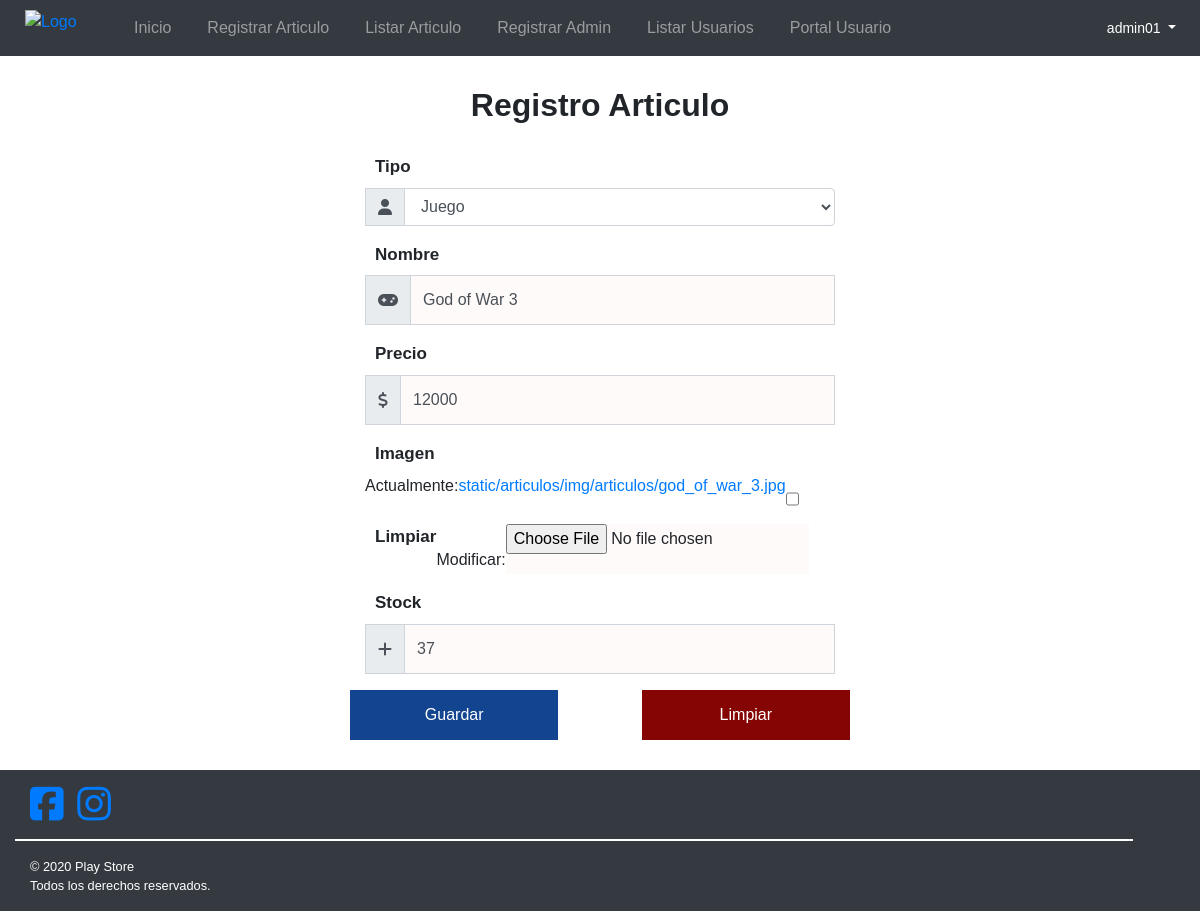
Page /articulos/articulo/modificar/3/ (signed in) on the committed database.
### articulos/models.py (models this page shows, shortened)
class Usuario(AbstractBaseUser):
    email= models.EmailField('Correo Electrónico', unique=True, max_length= 30)
    nombreUsuario = models.CharField('Nombre de usuario', max_length=100)
    telefono = models.CharField('Telefono', max_length=12)
    sexo = models.ForeignKey(Sexo, on_delete=models.CASCADE)
    edad = models.IntegerField()
    password = models.CharField(null=True, max_length=30)
    img = models.ImageField('Imagen de Perfil', upload_to='static/articulos/img/usuarios', null=True, blank=True)
    usuarioActivo = models.BooleanField(default=True)
    usuarioAdmin = models.BooleanField(default=False)
    objects = UsuarioManager()
    USERNAME_FIELD = 'email'
    REQUIRED_FIELDS = ['nombreUsuario', 'telefono', 'sexo', 'edad', 'password']
    @property
    def is_staff(self):
        return self.usuarioAdmin

class Articulo(models.Model):
    tipoArticulo = models.ForeignKey(Tipo_Articulo, on_delete=models.CASCADE)
    nombre = models.CharField(max_length=100)
    precio = models.IntegerField()
    img = models.ImageField(upload_to='static/articulos/img/articulos', null=True, blank=True)
    stock = models.IntegerField()
    class Meta:
        ordering=['nombre']

### articulos/views.py (the view, shortened to what this page needs)
# urls.py: path('articulo/modificar/<id>/', staff_member_required(views.modificarArticulo), name='articulo-modificar'),
def modificarArticulo(request, id):
    articulo = Articulo.objects.get(id=id)
    data ={
        'form':ArticuloForm(instance=articulo)
    }
    return render(request, 'articulos/registerArticulo.html', data)

### articulos/forms.py
class ArticuloForm(ModelForm):
    class Meta:
        model= Articulo
        fields = ['tipoArticulo','nombre','precio','img','stock']
        widgets= {
            'tipoArticulo': forms.Select(
                attrs={
                    'class':'form-control'
                }
            ),
            'nombre': forms.TextInput(
                attrs={
                    'class':'form-control'
                }
            ),
            'precio': forms.NumberInput(
                attrs={
                    'class':'form-control'
                }
            ),
            'stock': forms.NumberInput(
                attrs={
                    'class':'form-control'
                }
            )
        }

### articulos/models.py (called while the page is built)
    def __str__(self):
        return self.descripcion

### articulos/templates/articulos/registerArticulo.html (shortened to what this page needs)
{% extends "articulos/base_articulos.html" %} {% load static %} {% block title %}<title>Registro Articulos</title>{% endblock %} {% block content %}
{% load crispy_forms_tags %}
<div id="contenedorFormularioArticulos" class="row justify-content-center">
    <h2 class="col-12">Registro Articulo</h2>
    <form id="formularioArticulos" action="" method="POST" class="col-xl-5 col-md-7 col-xs-12" enctype="multipart/form-data">
        <div class="form-group">
            <label for="tipoArticulo" class="d-none d-sm-block">Tipo</label>
            <div class="input-group tipoArticulo">
                <div class="input-group-prepend">
                    <div class="input-group-text"><i class="fas fa-user"></i></div>
                </div>
                {{form.tipoArticulo}}
            </div>
        </div>
        <div class="form-group">
            <label for="nombreArticulo" class="d-none d-sm-block">Nombre</label>
            <div class="input-group nombreArticulo">
                <div class="input-group-prepend">
                    <div class="input-group-text"><i class="fas fa-gamepad"></i></div>
                </div>
                {{form.nombre}}
            </div>
        </div>
        <div class="form-group">
            <label for="precioArticulo" class="d-none d-sm-block">Precio</label>
            <div class="input-group precioArticulo">
                <div class="input-group-prepend">
                    <div class="input-group-text"><i class="fas fa-dollar-sign"></i></i></div>
                </div>
                {{form.precio}}
            </div>
        </div>
        <div class="form-group">
            <label for="imagenArticulo" class="d-none d-sm-block">Imagen</label>
            <div class="input-group imagenArticulo">
                {{form.img}}
            </div>
        </div>
        <div class="form-group">
            <label for="stockArticulo" class="d-none d-sm-block">Stock</label>
            <div class="input-group stockArticulo">
                <div class="input-group-prepend">
                    <div class="input-group-text"><i class="fas fa-plus"></i></i></div>
                </div>
                {{form.stock}}
            </div>
        </div>
        <div class="row justify-content-between">
            <button class="btn btn-primary col-12 col-md-5 articulosSubmit" type="submit">Guardar</button>
            <button class="btn btn-danger col-12 col-md-5 articulosReset" type="reset">Limpiar</button>
        </div>
    </form>
</div>
{% endblock %}

### articulos/templates/articulos/base_articulos.html (shortened to what this page needs)
<!DOCTYPE html>
<html lang="es">
    <head>
        {% load static %}
        <link rel="stylesheet" href="https://stackpath.bootstrapcdn.com/bootstrap/4.5.2/css/bootstrap.min.css" />
        <link rel="stylesheet" href="{% static 'articulos/css/style.css' %}" />
        <link rel="stylesheet" href="{% static 'articulos/css/style_articulos.css' %}">
    </head>
    <body>
        <div class="container-fluid">
            <header class="row bg-dark">
                <figure class="col-12 col-lg-1">
                    <a href="#"><img src="{% static 'articulos/img/logo.png' %}" alt="Logo" class="logo" /></a>
                </figure>
                <nav class="navbar navbar-expand-lg navbar-dark bg-dark col-12 col-lg-11">
                    <div class="collapse navbar-collapse" id="navbarTogglerDemo02">
                        <ul class="navbar-nav mr-auto mt-2 mt-lg-0">
                            <li class="nav-item">
                                <a class="nav-link" href="#"> Inicio <span class="sr-only">(current)</span></a></span>
                            </li>
                            <li class="nav-item {% if request.path == '/articulos/articulo/register/' %} active {% endif %} ">
                                <a class="nav-link" href="{% url 'articulo-register' %}"> Registrar Articulo<span class="sr-only">(current)</span></a></span>
                            </li>
                            <li class="nav-item {% if request.path == '/articulos/articulo/listar/' %} active {% endif %}">
                                <a class="nav-link" href="{% url 'articulo-listar' %}"> Listar Articulo <span class="sr-only">(current)</span></a></span>
                            </li>
                            <li class="nav-item {% if request.path == '/articulos/articulo/register/admin/' %} active {% endif %}">
                                <a class="nav-link" href="{% url 'articulo-register-admin' %}"> Registrar Admin<span class="sr-only">(current)</span></a></span>
                            </li>
                            <li class="nav-item {% if request.path == '/articulos/articulo/listar/usuarios/' %} active {% endif %}">
                                <a class="nav-link" href="{% url 'articulo-listar-usuarios' %}"> Listar Usuarios<span class="sr-only">(current)</span></a></span>
                            </li>
                            <li class="nav-item">
                                <a class="nav-link" href="{% url 'index' %}"> Portal Usuario<span class="sr-only">(current)</span></a></span>
                            </li>
                        </ul>
                        {% if user.is_authenticated %}
                        <div class="btn-group menu-desplegable">
                            <button type="button" class="btn btn-secondary btn-sm dropdown-toggle bg-dark" data-toggle="dropdown" aria-haspopup="true" aria-expanded="false">
                              {{ user.nombreUsuario }}
                            </button>
                        </div>
                        {% endif %}
                    </div>
                </nav>
            </header>
           {% block content %} {%  endblock %}
           <footer class="row bg-dark">
            <div class="col-12"> <a href="#"><i class="fab fa-facebook-square fa-3x"></i></a> <a href="#"><i class="fab fa-instagram fa-3x"></i></a> </div>
            <hr class="col-11">
            <div class="col-12">© 2020 Play Store</div>
            <div class="col-12">Todos los derechos reservados.</div>
           </footer>
        </div>
    </body>
</html>

### articulos/static/articulos/css/style.css (style rules this page uses)
* { margin: 0px; padding: 0px; list-style: none; text-decoration: none; font-family: sans-serif; box-sizing: border-box; }
.container-fluid { min-height: calc(100vh- 100px - 300px); }
.logo { width: 90px; padding-left: 10px; padding-top: 10px; }
header nav ul li { margin: 0px 10px; }
h2 { text-align: center; margin-bottom: 30px; }
footer { color: #ffffff; margin-top: 10px; padding-left: 15px; padding-top: 15px; padding-bottom: 15px; font-size: 80%; }
footer a { margin-right: 10px; }
footer hr { background-color: #474747; border: solid 1px; }

### articulos/static/articulos/css/style_articulos.css (style rules this page uses)
.menu-desplegable button { border: 0; border-radius: 0%; }
#contenedorFormularioArticulos { margin-top: 30px; margin-bottom: 30px; }
#contenedorFormularioArticulos h2 { text-align: center; font-weight: bold; margin-bottom: 30px; }
#contenedorFormularioArticulos label { font-weight: bold; font-size: 17px; margin-left: 10px; }
#contenedorFormularioArticulos form div.input-group-text { border-radius: 0; }
#contenedorFormularioArticulos input { border-radius: 0; height: 50px; background-color: #fffafa; }
#contenedorFormularioArticulos button { border-radius: 0; height: 50px; }
#contenedorFormularioArticulos button.articulosSubmit { background-color: #12448f; border: #12448f; }
#contenedorFormularioArticulos button.articulosReset { background-color: #850505; border: #850505; }

### rows in the picture
Usuario: nombreUsuario "admin01"
Articulo: tipoArticulo "Juego", nombre "God of War 3", precio "12000", stock "37"
